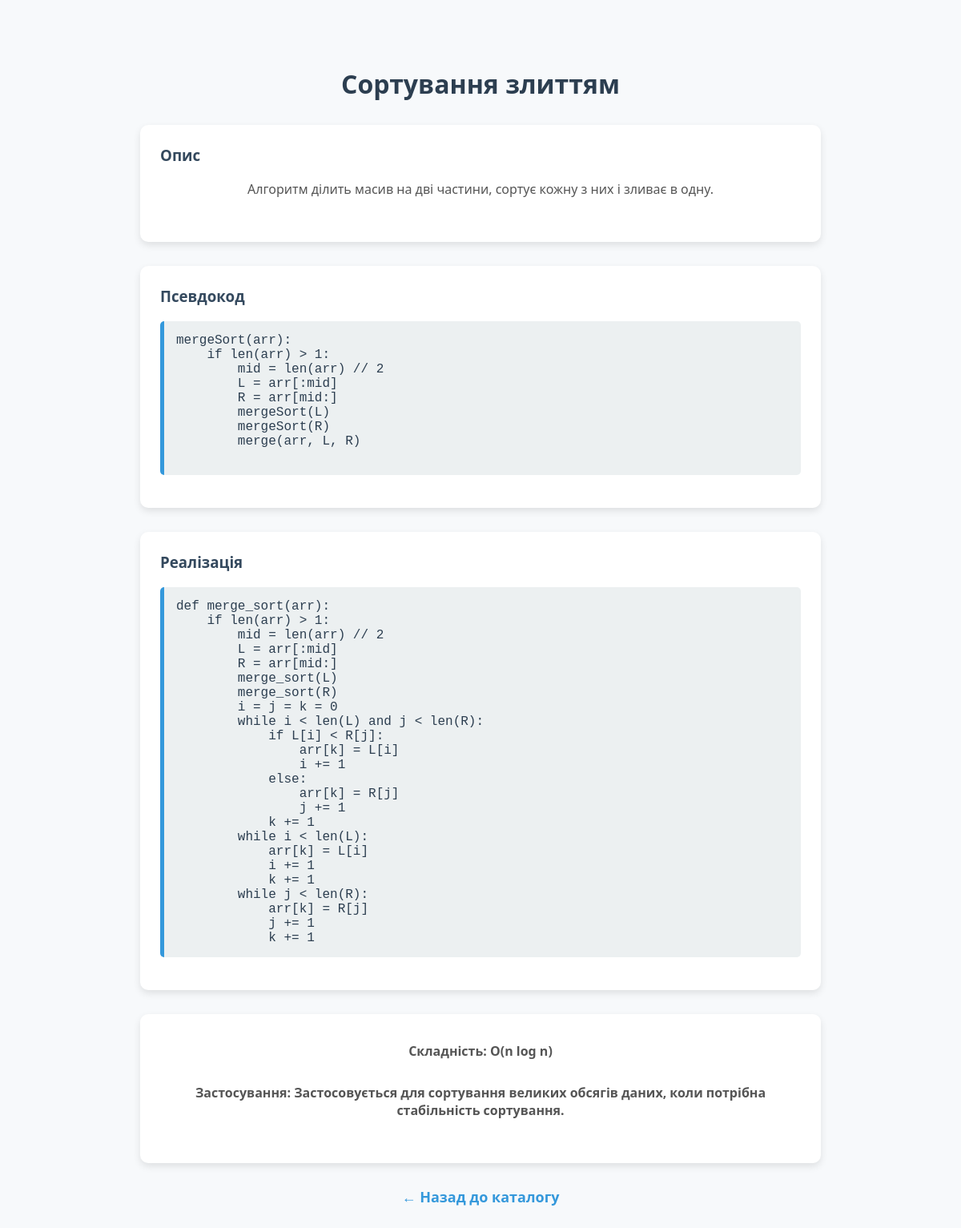
The page /algorithm/1 on the database its author committed.
### models.py (models this page shows)
class Algorithm(db.Model):
    id = db.Column(db.Integer, primary_key=True)
    name = db.Column(db.String(100), nullable=False)
    category = db.Column(db.String(50), nullable=False)
    description = db.Column(db.Text, nullable=False)
    pseudocode = db.Column(db.Text)
    implementation = db.Column(db.Text)
    complexity = db.Column(db.String(100))
    usage = db.Column(db.Text)

### app.py (the view)
@app.route('/algorithm/<int:id>')
def algorithm(id):
    algo = Algorithm.query.get_or_404(id)
    return render_template('algorithm.html', algo=algo)

### templates/algorithm.html (shortened to what this page needs)
﻿<!DOCTYPE html>
<html lang="uk">
<head>
    <link rel="stylesheet" href="{{ url_for('static', filename='style.css') }}">
</head>
<body>
    <h1>{{ algo.name }}</h1>
    <div class="section">
        <h3>Опис</h3>
        <p>{{ algo.description }}</p>
    </div>
    <div class="section">
        <h3>Псевдокод</h3>
        <pre>{{ algo.pseudocode }}</pre>
    </div>
    <div class="section">
        <h3>Реалізація</h3>
        <pre>{{ algo.implementation }}</pre>
    </div>
    <div class="section">
        <p class="meta">Складність: {{ algo.complexity }}</p>
        <p class="meta">Застосування: {{ algo.usage }}</p>
    </div>
    <a class="back-link" href="{{ url_for('index') }}">← Назад до каталогу</a>
</body>
</html>

### static/style.css (style rules this page uses)
body { font-family: 'Segoe UI', sans-serif; background: linear-gradient(to right, #ece9e6, #ffffff); margin: 0; padding: 40px; }
h1 { text-align: center; font-size: 36px; margin-bottom: 10px; color: #2c3e50; }
p { text-align: center; color: #555; font-size: 16px; margin-bottom: 30px; }
a { text-decoration: none; color: #2c3e50; font-weight: bold; font-size: 18px; }
body { font-family: 'Segoe UI', sans-serif; background: #f7f9fb; margin: 0; padding: 40px; color: #2c3e50; }
h1 { font-size: 32px; text-align: center; margin-bottom: 20px; color: #2c3e50; }
.section { margin: 30px auto; max-width: 800px; background-color: #ffffff; padding: 25px; border-radius: 10px; box-shadow: 0 4px 10px rgba(0, 0, 0, 0.1); }
.section h3 { margin-top: 0; color: #34495e; }
pre { background-color: #ecf0f1; padding: 15px; border-left: 5px solid #3498db; overflow-x: auto; font-family: 'Courier New', monospace; white-space: pre-wrap; word-break: break-word; border-radius: 5px; }
.meta { font-weight: bold; margin-top: 10px; color: #555; }
.back-link { display: block; text-align: center; margin-top: 30px; text-decoration: none; color: #3498db; font-weight: bold; }

### rows shown on the page
Algorithm: name "Сортування злиттям", description "Алгоритм ділить масив на дві частини, сортує кожну з них і зливає в одну.", pseudocode "mergeSort(arr): if len(arr) > 1: mid = len(arr) // 2 L = arr[:mid] R = arr[mid:] mergeSort(L) mergeSort(R) merge(arr, L, R)", implementation "def merge_sort(arr): if len(arr) > 1: mid = len(arr) // 2 L = arr[:mid] R = arr[mid:] merge_sort(L) merge_sort(R) i = j = k = 0 while i < len(L) and j < len(R): if L[i] < R[j]: arr[k] = L[i] i += 1 else: arr[k] = R[j] j += 1 k += 1 while i < len(L): arr[k] = L[i] i += 1 k += 1 while j < len(R): arr[k] = R[j] j += 1 k += 1", complexity "O(n log n)", usage "Застосовується для сортування великих обсягів даних, коли потрібна стабільність сортування."
